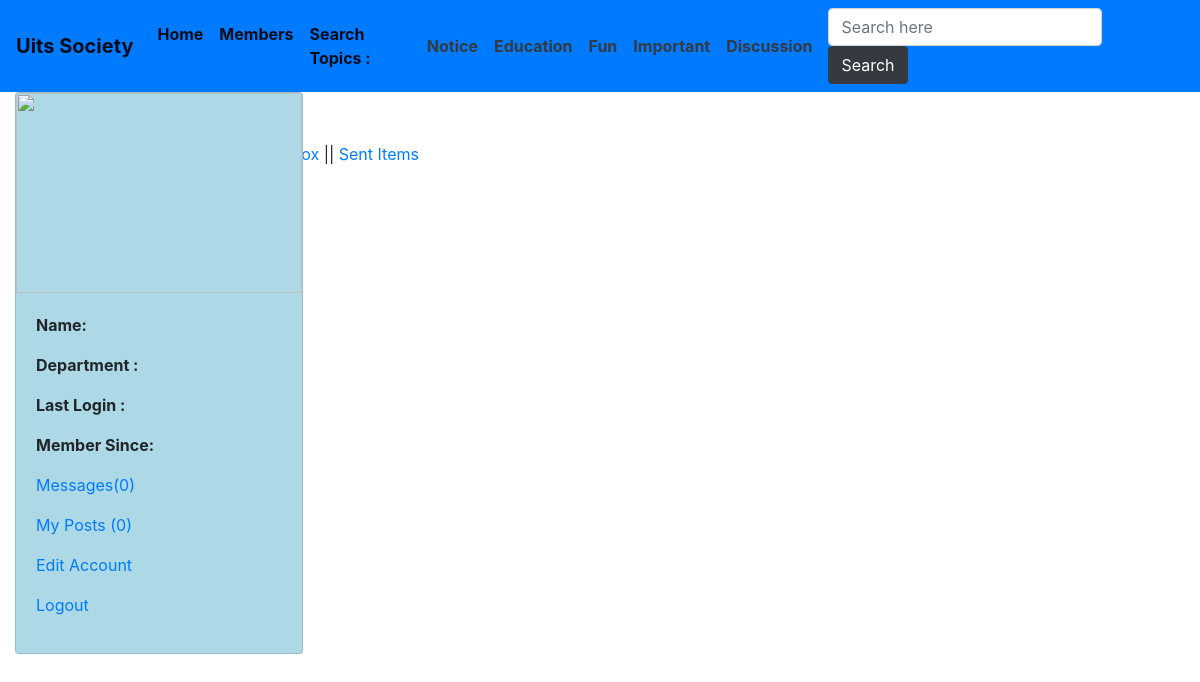
Page /my_messages.php on the committed database.
### tables this page shows
CREATE TABLE `topics` (
  `topic_id` int(11) NOT NULL,
  `topic_name` varchar(255) NOT NULL
);

### my_messages.php (the view, shortened to what this page needs)
<!doctype html>
<?php
include("functions/functions.php");
?>
<html lang="en">
  <head>
    <link rel="stylesheet" href="https://stackpath.bootstrapcdn.com/bootstrap/4.4.1/css/bootstrap.min.css">
     <link rel="stylesheet" href="styles/home_style.css" media="all">
  </head>
  <body>
    <div>
    <nav class="navbar sticky-top navbar-expand-lg navbar-light bg-primary">
  <a class="navbar-brand font-weight-bolder" href="#">Uits Society</a>
  <div class="collapse navbar-collapse" id="navbarSupportedContent">
    <ul class="navbar-nav mr-auto">
      <li class="nav-item active">
        <a class="nav-link font-weight-bolder" href="home.php">Home <span class="sr-only">(current)</span></a>
      </li>
      <li class="nav-item active font-weight-bolder">
        <a class="nav-link" href="members.php">Members</a>
      </li>
      <li class="nav-item active font-weight-bolder">
        <a class="nav-link disabled" href="#" tabindex="-1" aria-disabled="true">Search Topics : </a>
      </li>
      <?php
                $get_topics = "select * from topics";
                $run_topics = mysqli_query($con,$get_topics);
                while($row=mysqli_fetch_array($run_topics)){
                    $topic_id = $row['topic_id'];
                    $topic_name = $row['topic_name'];
                    echo "<li class='navbar navbar-nav nav-item font-weight-bolder active'><a href='topic.php?topic=$topic_id' class='text-dark'>$topic_name</a></li>";
                }
                ?>
    </ul>
    <form class="form-inline my-2 my-lg-0" method="get" action="results.php" >
      <input class="form-control mr-sm-2" type="text" name="user_query" placeholder="Search here" aria-label="Search">
      <button class="btn btn-dark my-2 my-sm-0" type="submit" name="search" value="Search">Search</button>
    </form>
  </div>
</div>
   <div class="container-fluid">
    			<?php
    			$user = $_SESSION['user_email'];
    			$get_user = "select * from users where user_email='$user'";
    			$run_user = mysqli_query($con,$get_user);
    			$row = mysqli_fetch_array($run_user);
    			$user_id = $row['user_id'];
    			$user_name = $row['user_name'];
    			$user_department = $row['user_department'];
    			$user_image = $row['user_image'];
    			$register_date = $row['user_reg_date'];
    			$last_login = $row['user_last_login'];
    			$user_posts = "select * from posts where user_id='$user_id'";
    			$run_posts = mysqli_query($con,$user_posts);
    			$posts = mysqli_num_rows($run_posts);
    			$sel_msg = "select * from messages where receiver='$user_id' AND status='unread' ORDER by 1 DESC";
    			$run_msg = mysqli_query($con,$sel_msg);
    			$count_msg = mysqli_num_rows($run_msg);
    		echo "
            <div class='row'>
            <div class='col-sm-4 col-lg-2'>
            <div class='card' style='width: 18rem; height : auto; margin-top 40px; background-color:#ADD9E6;'>
    		<img class='card-img-top' src='images/$user_image' width='200' height='200'>
    		<div id = 'user_mention'class='card-body'>
    		<p><strong>Name: </strong> $user_name</p>
    		<p><strong>Department : </strong>$user_department</p>
    		<p><strong>Last Login : </strong>$last_login</p>
    		<p><strong>Member Since: </strong>$register_date</p>
    		<p><a href='my_messages.php?inbox&u_id=$user_id'>Messages($count_msg)</a></p>
    		<p><a href='my_posts.php?u_id=$user_id'>My Posts ($posts)</a></p>
    		<p><a href='edit_profile.php?u_id=$user_id'>Edit Account </a></p>
    		<p><a href='logout.php'>Logout </a></p>
    		</div></div></div>
    		";
    			?>
    		<div id="msg" style="margin-left: 50px;margin-top : 50px">
			<p align="center">
			<a href="my_messages.php?inbox"> My inbox </a> ||
			<a href="my_messages.php?sent"> Sent Items </a>
			</p>
    		</div>
    </div>

### rows in the picture
topics: topic_name "Notice"
topics: topic_name "Education"
topics: topic_name "Fun"
topics: topic_name "Important"
topics: topic_name "Discussion"

### other values in the picture
$count_msg "0"
$posts "0"
